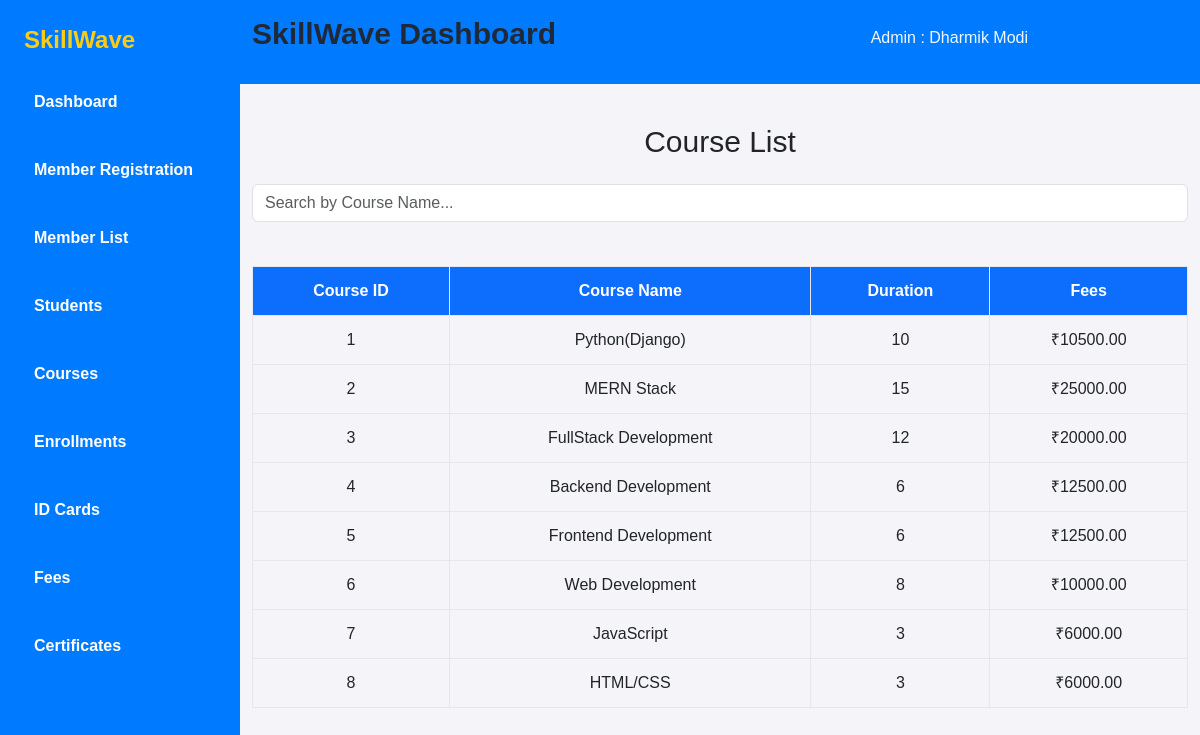
The app's page /course/1/ with its own data.
### myapp/models.py (models this page shows, shortened)
class Admin(models.Model):
    admin_id = models.AutoField(primary_key=True, verbose_name="ID")
    email = models.EmailField(max_length=50)
    password = models.CharField(max_length=10)
    name = models.CharField(max_length=50)

class Course(models.Model):
    course_id = models.AutoField(verbose_name="course_id",primary_key=True)
    admin = models.ForeignKey(Admin, on_delete = models.CASCADE )
    course_name = models.CharField(max_length=30)
    duration = models.IntegerField(help_text="Duration in month")
    fees = models.DecimalField(max_digits=10, decimal_places=2)

### myapp/views.py (the view)
# urls.py: path('course/<int:admin_id>/', views.Course, name='course'),
def Course(request, admin_id):
    c = models.Admin.objects.get(admin_id=admin_id)
    id = c.admin_id
    course = models.Course.objects.filter(admin_id=admin_id).count()
    context = {
        'id': id,
        'admin': models.Admin.objects.get(admin_id=admin_id),
        'course': course,
        'admin_id': admin_id,
    }
    course = models.Course.objects.filter(admin_id=admin_id)
    context['course'] = course
    return render(request, 'course.html', context)

### myapp/templates/course.html (shortened to what this page needs)
<!DOCTYPE html>
<html lang="en">
<head>
    <script src="https://cdn.tailwindcss.com"></script>
    <link href="https://cdn.jsdelivr.net/npm/bootstrap@5.3.5/dist/css/bootstrap.min.css" rel="stylesheet">
    <link rel="stylesheet" href="https://cdnjs.cloudflare.com/ajax/libs/font-awesome/6.5.0/css/all.min.css">
</head>
<body>
    <div class="flex">
        <aside class="w-1/5 sidebar text-white min-h-screen p-6">
            <h2 class="text-2xl font-bold mb-6"><a href="#">SkillWave</a></h2>
            <ul>
                <li class="mb-4 font-semibold"><a href="{% url 'admin_dashboard' id %}">Dashboard</a></li>
                <li class="mb-4 font-semibold"><a href="{% url 'member_register' admin_id %}">Member Registration</a></li>
                <li class="mb-4 font-semibold"><a href="{% url 'member_list' admin_id %}">Member List</a></li>
                <li class="mb-4 font-semibold"><a href="{% url 'student' admin_id %}">Students</a></li>
                <li class="mb-4 font-semibold"><a href="{% url 'course' admin_id %}">Courses</a></li>
                <li class="mb-4 font-semibold"><a href="{% url 'enrollment' admin_id %}">Enrollments</a></li>
                <li class="mb-4 font-semibold"><a href="{% url 'idcard' admin_id  %}">ID Cards</a></li>
                <li class="mb-4 font-semibold"><a href="{% url 'fee' admin_id %}">Fees</a></li>
                <li class="mb-4 font-semibold"><a href="{% url 'certificate' admin_id %}">Certificates</a></li>
            </ul>
        </aside>
        <main class="w-4/5 ">
            <nav class="site-nav mb-10" style="background-color: #007bff;">
                <div class="pb-2 top-bar mb-3">
                    <div class="container">
                        <div class="row align-items-center">
                            <div class="col-lg-7 ">
                                <h1 class="flex text-3xl font-bold text-gray-800 mb-6 mt-3">SkillWave Dashboard</h1>
                            </div>
                            <div class="col-lg-3">
                                <div class="text-right" style="color: aliceblue;">Admin : {{admin.name }}</div>
                            </div>
                        </div>
                    </div>
                </div>
            </nav>
            <div class="container">
                <h2 class="text-center text-3xl mb-4">Course List</h2>
                <div class="d-flex justify-content-end">
                    <input type="text" id="searchInput" name="searchInput" class="form-control search-box" placeholder="Search by Course Name...">
                </div><br>
                <div class="table-responsive">
                    <table class="table-bordered text-center">
                        <thead class="bg-primary text-white">
                            <tr>
                                <th>Course ID</th>
                                <th>Course Name</th>
                                <th>Duration</th>
                                <th>Fees</th>
                            </tr>
                        </thead>
                        <tbody>
                            {% for course in course %}
                            <tr>
                                <td>{{ course.course_id }}</td>
                                <td>{{ course.course_name }}</td>
                                <td>{{ course.duration }}</td>
                                <td>₹{{ course.fees }}</td>
                            </tr>
                            {% empty %}
                            <tr>
                                <td colspan="6" class="text-center">No courses available.</td>
                            </tr>
                            {% endfor %}
                        </tbody>
                    </table>
                </div>
            </div>
        </main>
    </div>
</body>
</html>

### myapp/templates/course.html (style rules this page uses)
body { font-family: 'Poppins', sans-serif; background: #f4f4f9; }
.sidebar { background: #007bff; }
.sidebar h2 a { color: #facc15; text-decoration: none; }
.sidebar ul li { cursor: pointer; transition: 0.3s; }
table { width: 100%; border-collapse: collapse; margin-top: 20px; }
thead { background-color: #007bff; color: white; }
th, td { padding: 12px 15px; text-align: center; border-bottom: 1px solid #ddd; }
.sidebar ul li a { color: white; text-decoration: none; display: block; padding: 10px; }

### records on screen
Admin: name "Dharmik Modi"
Course: course_id "1", course_name "Python(Django)", duration "10", fees "10500.00"
Course: course_id "2", course_name "MERN Stack", duration "15", fees "25000.00"
Course: course_id "3", course_name "FullStack Development", duration "12", fees "20000.00"
Course: course_id "4", course_name "Backend Development", duration "6", fees "12500.00"
Course: course_id "5", course_name "Frontend Development", duration "6", fees "12500.00"
Course: course_id "6", course_name "Web Development", duration "8", fees "10000.00"
Course: course_id "7", course_name "JavaScript", duration "3", fees "6000.00"
Course: course_id "8", course_name "HTML/CSS", duration "3", fees "6000.00"
